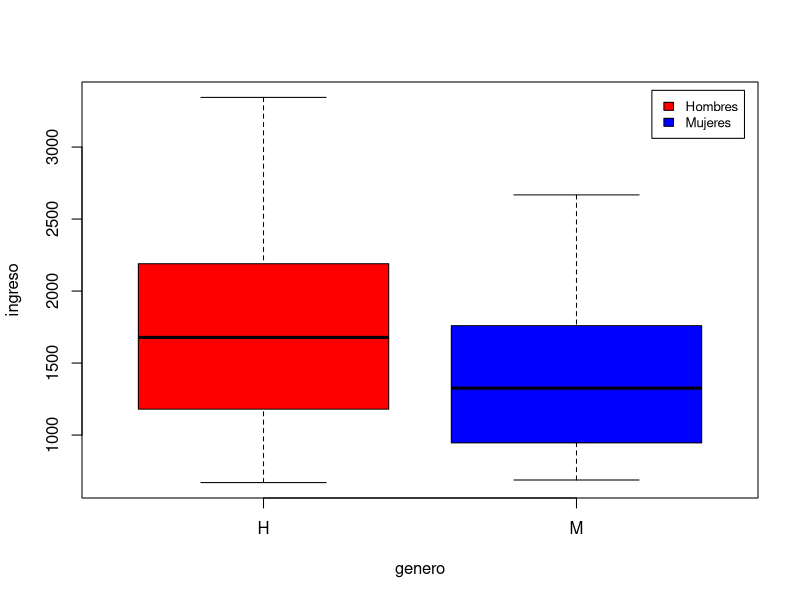

Write R code to recreate this figure.
## ---- chunk 1
knitr::opts_chunk$set(echo = TRUE)
## ---- chunk 2
ak <- 150
nk <- 350
N <- 10000
n <- 500
## ---- chunk 3
# "p" gorro:
pg <- round(ak/nk,2)
## ---- chunk 4
# Varianza estimada:
var_p <- (N-n)/N * pg*(1-pg)/(nk-1)
print("# Varianza estimada:")
print(var_p)
## ---- chunk 5
# IC al 95%:
LI <- pg - qt(0.025,nk-1, lower.tail = F)*sqrt(var_p)
LU <- pg + qt(0.025,nk-1, lower.tail = F)*sqrt(var_p)

print("# IC para P_k")
print("#       Limite Inf ,   Limite Sup")
paste("(", LI, ",", LU, ")")
## ---- chunk 6
#Valores necesitados:
nk <- 6
N <- 1000
n <- 10

# proporción estimada
pg <- nk/n
pg

#Tiempo en meses sin trabajar
tm <- c(3,12,5,7,8,2)
## ---- chunk 7
# Varianza estimada:
var_p <- (N-n)/N * pg*(1-pg)/(n-1)
print("# Varianza estimada:")
print(var_p)
## ---- chunk 8
# error de estimación:
b <- qt(0.025,n, lower.tail = F)*sqrt(var_p)
b
## ---- chunk 9
#Calculando el IC
print("#       Limite Inf ,   Limite Sup")
paste("(", pg-b, ",", pg+b, ")")
## ---- chunk 10
#Media estimada
yk <- mean(tm)
yk
## ---- chunk 11
# Varianza estimada
sk <- var(tm)
sk
## ---- chunk 12
#Funcion de varianza estimada de la media:
varmu <- function(N,n,sk,nk){
  "Ya que no se conoce Nk..."
  (N-n)/N * (sk)/nk
}
## ---- chunk 13
print("# Calculando la varianza estimada de la media con N_k desconocida: ")
varyk <- varmu(N,n,sk,nk)
varyk
## ---- chunk 14
LI <- yk - qt(0.025,nk-1,lower.tail = F)*sqrt(varyk)


LU <- yk + qt(0.025,nk-1,lower.tail = F)*sqrt(varyk)

print("# IC para y_k")
print("#       Limite Inf ,   Limite Sup")
paste("(", LI, ",", LU, ")")
## ---- chunk 15
library(readxl)
df20 <- read_excel("data_sets20.xlsx")
## ---- chunk 16
# La función mean() hace lo descrito anteriormente:
## Podemos suponer que el ingreso esta escalonado en dolares

mug <- mean(df20$ingreso)
mug
## ---- chunk 17
# varianza muestral:
s2 <- var(df20$ingreso)
s2

#tamaño de la muestra:
n <- length(df20$ingreso)
n

#Tamaño de la población
N <- 1000

# Error
## Utilizamos una normal ya que el n > 30
B <- qnorm(0.025,lower.tail = F)*sqrt((s2*(N-n))/(N*n))
B
## ---- chunk 18
LI <- mug-B
LU <- mug+B
print("#       Limite Inf ,   Limite Sup")
paste("(", LI, ",", LU, ")")
## ---- chunk 19
# total poblacional tau:
taug <- mug*N
taug
## ---- chunk 20
print("#       Limite Inf ,   Limite Sup")
paste("(", LI*N, ",", LU*N, ")")
## ---- chunk 21
library(magrittr)
library(tidyverse)
## ---- chunk 22
# Convertiremos en factor la columna genero
df20$genero %<>% as.factor()

# Conteo de las mujeres de la muestra:
## El dato que nos interesa es el primero ya que el otro representa número de columnas
df20 %>% filter(genero == "M") %>% dim(.)

fem <- 25
## ---- chunk 23
# Proporción estimada:
pg <- fem/n
pg
## ---- chunk 24
# Total poblacional:
N*pg
## ---- chunk 25
# Hallar el límite en el error de estimación
B <- qnorm(0.025,lower.tail = F)*sqrt(((pg*(1-pg))*(N-n))/((n-1)*N))
B

LI <- pg-B
LU <- pg+B

print("# IC para p")
print("#       Limite Inf ,   Limite Sup")
paste("(", LI, ",", LU, ")")
## ---- chunk 26
print("# IC para tau")
print("#       Limite Inf ,   Limite Sup")
paste("(", LI*N, ",", LU*N, ")")
## ---- chunk 27
boxplot(ingreso ~ genero, data = df20, col =c("red", "blue"))
legend("topright", inset = .02,legend=c("Hombres", "Mujeres"),
       col=c("red", "blue"), fill=c("red", "blue"), cex=0.8)
## ---- chunk 28
# Estimar el ingreso promedio de las subpoblaciones:

# Filtrar las bases de datos por hombre y mujer
dfH <- df20 %>% filter(genero == "H")
dfH
dfM <- df20 %>% filter(genero == "M")
dfM

# mirar promedios por genero:

## Promedio del ingreso Mujer:
mean(dfM$ingreso)

## Promedio del ingreso Hombre:
mean(dfH$ingreso)
## ---- chunk 29
# Datos a utilizar:
skH <- var(dfH$ingreso)
nkH <- length(dfH$ingreso)
skM <- var(dfM$ingreso)
nkM <- length(dfM$ingreso)


# Varianza de la media muestral:

## Hombres
varmuH <- varmu(N,n,skH,nkH)
varmuH

## Mujeres:
varmuM <- varmu(N,n,skM,nkM)
varmuM
